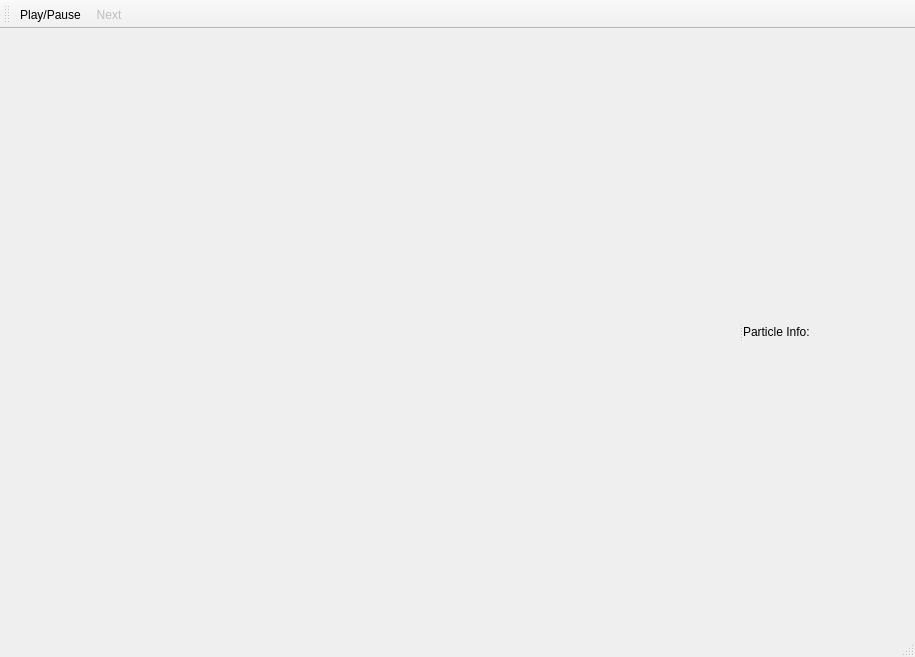
<?xml version="1.0" encoding="UTF-8"?>
<ui version="4.0">
 <class>SimMainWindow</class>
 <widget class="QMainWindow" name="SimMainWindow">
  <property name="geometry">
   <rect>
    <x>0</x>
    <y>0</y>
    <width>915</width>
    <height>657</height>
   </rect>
  </property>
  <property name="windowTitle">
   <string>Point-based Soft Body Simulator</string>
  </property>
  <widget class="QWidget" name="centralwidget">
   <layout class="QVBoxLayout" name="verticalLayout">
    <item>
     <widget class="QSplitter" name="splitter">
      <property name="orientation">
       <enum>Qt::Horizontal</enum>
      </property>
      <widget class="SimGlWidget" name="glWidgetWorld" native="true">
       <property name="minimumSize">
        <size>
         <width>300</width>
         <height>0</height>
        </size>
       </property>
      </widget>
      <widget class="QWidget" name="widget" native="true">
       <layout class="QVBoxLayout" name="verticalLayout_2">
        <item>
         <widget class="SimGlWidget" name="glWidgetRest" native="true"/>
        </item>
        <item>
         <widget class="QLabel" name="label">
          <property name="text">
           <string>Particle Info:</string>
          </property>
         </widget>
        </item>
        <item>
         <widget class="MatrixViewer" name="matrixViewer" native="true">
          <property name="maximumSize">
           <size>
            <width>600</width>
            <height>16777215</height>
           </size>
          </property>
         </widget>
        </item>
       </layout>
      </widget>
     </widget>
    </item>
   </layout>
  </widget>
  <widget class="QMenuBar" name="menubar">
   <property name="geometry">
    <rect>
     <x>0</x>
     <y>0</y>
     <width>915</width>
     <height>22</height>
    </rect>
   </property>
  </widget>
  <widget class="QStatusBar" name="statusbar">
   <property name="statusTip">
    <string>Status</string>
   </property>
   <property name="whatsThis">
    <string/>
   </property>
   <property name="accessibleName">
    <string/>
   </property>
  </widget>
  <widget class="QToolBar" name="toolBar">
   <property name="windowTitle">
    <string>toolBar</string>
   </property>
   <attribute name="toolBarArea">
    <enum>TopToolBarArea</enum>
   </attribute>
   <attribute name="toolBarBreak">
    <bool>false</bool>
   </attribute>
   <addaction name="actionPlayPause"/>
   <addaction name="actionNext"/>
  </widget>
  <action name="actionNext">
   <property name="enabled">
    <bool>false</bool>
   </property>
   <property name="icon">
    <iconset resource="../images.qrc">
     <normaloff>:/images/resources/step-forward-normal.png</normaloff>:/images/resources/step-forward-normal.png</iconset>
   </property>
   <property name="text">
    <string>Next</string>
   </property>
   <property name="toolTip">
    <string>Take a single timestep</string>
   </property>
   <property name="shortcut">
    <string>N</string>
   </property>
  </action>
  <action name="actionPlayPause">
   <property name="checkable">
    <bool>true</bool>
   </property>
   <property name="icon">
    <iconset resource="../images.qrc">
     <normaloff>:/images/resources/pause-normal.png</normaloff>
     <normalon>:/images/resources/play-normal.png</normalon>:/images/resources/pause-normal.png</iconset>
   </property>
   <property name="text">
    <string>Play/Pause</string>
   </property>
   <property name="toolTip">
    <string>Play/Pause</string>
   </property>
   <property name="shortcut">
    <string>Space</string>
   </property>
  </action>
 </widget>
 <customwidgets>
  <customwidget>
   <class>MatrixViewer</class>
   <extends>QWidget</extends>
   <header>gui/MatrixViewer.h</header>
   <container>1</container>
  </customwidget>
  <customwidget>
   <class>SimGlWidget</class>
   <extends>QWidget</extends>
   <header>gui/live_sim/SimGlWidget.h</header>
   <container>1</container>
  </customwidget>
 </customwidgets>
 <resources>
  <include location="../images.qrc"/>
 </resources>
 <connections/>
</ui>
